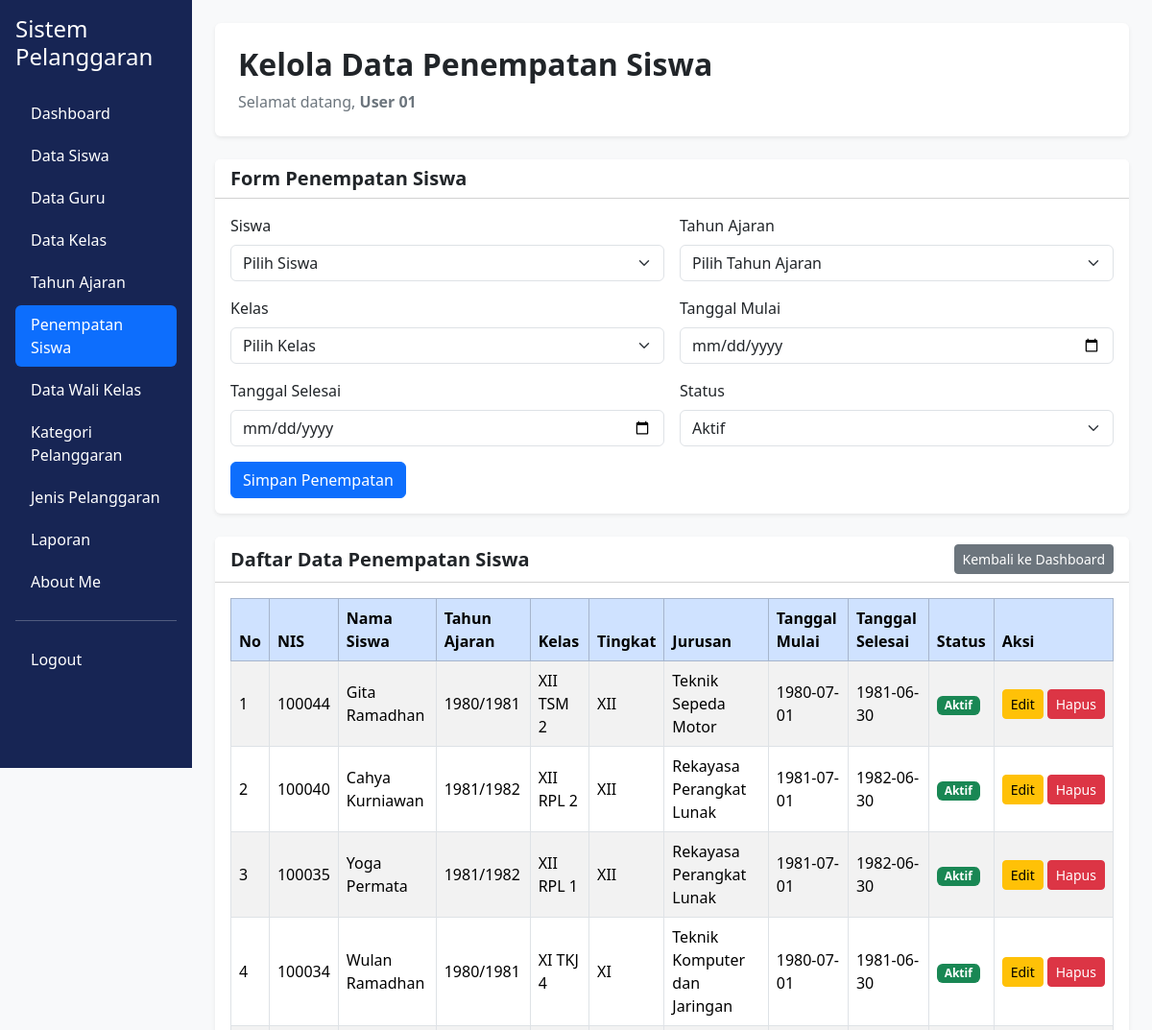
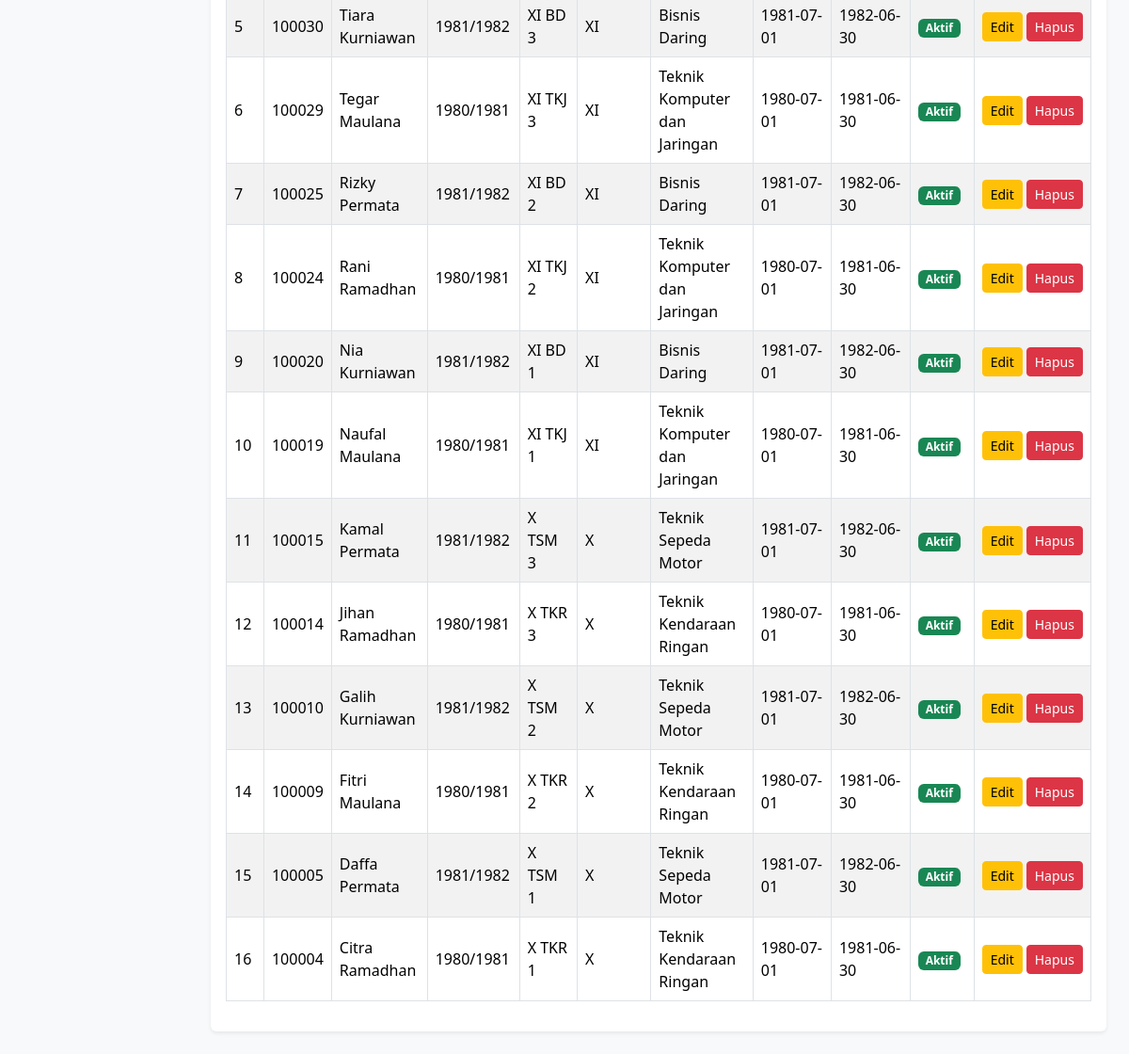
/data_penempatan_siswa.php (signed in), run on the app's committed database (2 pictures, top to bottom).
### tables this page shows
CREATE TABLE `t_kelas_siswa` (
  `id` int(11) NOT NULL,
  `siswa_id` int(11) NOT NULL,
  `tahun_ajaran_id` int(11) NOT NULL,
  `kelas_id` int(11) NOT NULL,
  `tanggal_mulai` date NOT NULL,
  `tanggal_selesai` date NOT NULL,
  `status_aktif` tinyint(1) NOT NULL,
  `created_at` timestamp NOT NULL DEFAULT current_timestamp(),
  `updated_at` timestamp NOT NULL DEFAULT current_timestamp()
);

CREATE TABLE `t_siswa` (
  `id` int(11) NOT NULL,
  `nis` varchar(30) NOT NULL,
  `nisn` varchar(20) NOT NULL,
  `nama` varchar(150) NOT NULL,
  `jenis_kelamin` char(1) NOT NULL,
  `tanggal_lahir` date NOT NULL,
  `alamat` text NOT NULL,
  `status_aktif` tinyint(1) NOT NULL,
  `created_at` timestamp NOT NULL DEFAULT current_timestamp(),
  `updated_at` timestamp NULL DEFAULT current_timestamp()
);

CREATE TABLE `t_tahun_ajaran` (
  `id` int(11) NOT NULL,
  `nama` varchar(20) NOT NULL,
  `tanggal_mulai` date NOT NULL,
  `tanggal_selesai` date NOT NULL,
  `status_aktif` tinyint(1) NOT NULL,
  `created_at` timestamp NOT NULL DEFAULT current_timestamp(),
  `updated_at` timestamp NOT NULL DEFAULT current_timestamp()
);

CREATE TABLE `t_kelas` (
  `id` int(11) NOT NULL,
  `nama` varchar(100) NOT NULL,
  `tingkat` varchar(20) NOT NULL,
  `jurusan` varchar(100) NOT NULL,
  `status_aktif` tinyint(1) NOT NULL,
  `created_at` timestamp NOT NULL DEFAULT current_timestamp(),
  `updated_at` timestamp NOT NULL DEFAULT current_timestamp()
);

### data_penempatan_siswa.php (the view, shortened to what this page needs)
<?php
include 'config/koneksi.php';
$name = $_SESSION['name'] ?? 'Admin';
$halaman = basename($_SERVER['PHP_SELF']);
$sql = "
    SELECT
        ks.id,
        s.nis,
        s.nama AS nama_siswa,
        ta.nama AS tahun_ajaran,
        k.nama AS nama_kelas,
        k.tingkat,
        k.jurusan,
        ks.tanggal_mulai,
        ks.tanggal_selesai,
        ks.status_aktif
    FROM t_kelas_siswa ks
    LEFT JOIN t_siswa s ON ks.siswa_id = s.id
    LEFT JOIN t_tahun_ajaran ta ON ks.tahun_ajaran_id = ta.id
    LEFT JOIN t_kelas k ON ks.kelas_id = k.id
    ORDER BY ks.id DESC
";
$hasil = mysqli_query($koneksi, $sql);
?>
<!DOCTYPE html>
<html lang="id">
<head>
    <link href="https://cdn.jsdelivr.net/npm/bootstrap@5.3.8/dist/css/bootstrap.min.css"
          rel="stylesheet">
    <link rel="stylesheet"
          href="https://cdn.datatables.net/3.1.4/css/dataTables.dataTables.min.css">
</head>
<body class="bg-light">
<div class="container-fluid">
    <div class="row">
        <div class="col-md-3 col-lg-2 position-fixed top-0 start-0 vh-100 p-3 overflow-auto"
             style="background-color: #172554;">
            <h4 class="text-white mb-4">Sistem Pelanggaran</h4>
            <ul class="nav nav-pills flex-column gap-1">
                <li class="nav-item">
                    <a href="dashboard.php" class="nav-link text-white">
                        Dashboard
                    </a>
                </li>
                <li class="nav-item">
                    <a href="data_siswa.php" class="nav-link text-white">
                        Data Siswa
                    </a>
                </li>
                <li class="nav-item">
                    <a href="data_guru.php" class="nav-link text-white">
                        Data Guru
                    </a>
                </li>
                <li class="nav-item">
                    <a href="data_kelas.php" class="nav-link text-white">
                        Data Kelas
                    </a>
                </li>
                <li class="nav-item">
                    <a href="data_tahun_ajaran.php" class="nav-link text-white">
                        Tahun Ajaran
                    </a>
                </li>
                <li class="nav-item">
                    <a href="data_penempatan_siswa.php"
                       class="nav-link <?= $halaman == 'data_penempatan_siswa.php' ? 'active' : 'text-white'; ?>">
                        Penempatan Siswa
                    </a>
                </li>
                <li class="nav-item">
                    <a href="data_wali_kelas.php" class="nav-link text-white">
                        Data Wali Kelas
                    </a>
                </li>
                <li class="nav-item">
                    <a href="data_kategori_pelanggaran.php" class="nav-link text-white">
                        Kategori Pelanggaran
                    </a>
                </li>
                <li class="nav-item">
                    <a href="data_jenis_pelanggaran.php" class="nav-link text-white">
                        Jenis Pelanggaran
                    </a>
                </li>
                <li class="nav-item">
                    <a href="laporan.php" class="nav-link text-white">
                        Laporan
                    </a>
                </li>
                <li class="nav-item">
                    <a href="about_me.php" class="nav-link text-white">
                        About Me
                    </a>
                </li>
                <hr class="border-white">
                <li class="nav-item">
                    <a href="logout.php" class="nav-link text-white">
                        Logout
                    </a>
                </li>
            </ul>
        </div>
        <main class="col-md-9 col-lg-10 offset-md-3 offset-lg-2 p-4">
            <div class="bg-white rounded shadow-sm p-4 mb-4">
                <h2 class="fw-bold">Kelola Data Penempatan Siswa</h2>
                <p class="text-secondary mb-0">
                    Selamat datang,
                    <b><?= htmlspecialchars($name); ?></b>
                </p>
            </div>
            <div class="card shadow-sm border-0 mb-4">
                <div class="card-header bg-white">
                    <h5 class="mb-0 fw-bold">Form Penempatan Siswa</h5>
                </div>
                <div class="card-body">
                    <form action="proses_simpan_penempatan.php" method="POST">
                        <div class="row g-3">
                            <div class="col-md-6">
                                <label class="form-label">Siswa</label>
                                <select name="siswa_id" class="form-select" required>
                                    <option value="">Pilih Siswa</option>
                                </select>
                            </div>
                            <div class="col-md-6">
                                <label class="form-label">Tahun Ajaran</label>
                                <select name="tahun_ajaran_id" class="form-select" required>
                                    <option value="">Pilih Tahun Ajaran</option>
                                </select>
                            </div>
                            <div class="col-md-6">
                                <label class="form-label">Kelas</label>
                                <select name="kelas_id" class="form-select" required>
                                    <option value="">Pilih Kelas</option>
                                </select>
                            </div>
                            <div class="col-md-6">
                                <label class="form-label">Tanggal Mulai</label>
                                <input type="date"
                                       name="tanggal_mulai"
                                       class="form-control"
                                       required>
                            </div>
                            <div class="col-md-6">
                                <label class="form-label">Tanggal Selesai</label>
                                <input type="date"
                                       name="tanggal_selesai"
                                       class="form-control"
                                       required>
                            </div>
                            <div class="col-md-6">
                                <label class="form-label">Status</label>
                                <select name="status_aktif" class="form-select" required>
                                    <option value="1">Aktif</option>
                                </select>
                            </div>
                            <div class="col-12">
                                <button type="submit" class="btn btn-primary">
                                    Simpan Penempatan
                                </button>
                            </div>
                        </div>
                    </form>
                </div>
            </div>
            <div class="card shadow-sm border-0">
                <div class="card-header bg-white">
                    <div class="d-flex justify-content-between align-items-center flex-wrap gap-2">
                        <h5 class="mb-0 fw-bold">Daftar Data Penempatan Siswa</h5>
                        <a href="dashboard.php" class="btn btn-secondary btn-sm">
                            Kembali ke Dashboard
                        </a>
                    </div>
                </div>
                <div class="card-body">
                    <div class="table-responsive">
                        <table id="tabelPenempatan"
                               class="table table-bordered table-striped table-hover align-middle">
                            <thead class="table-primary">
                                <tr>
                                    <th>No</th>
                                    <th>NIS</th>
                                    <th>Nama Siswa</th>
                                    <th>Tahun Ajaran</th>
                                    <th>Kelas</th>
                                    <th>Tingkat</th>
                                    <th>Jurusan</th>
                                    <th>Tanggal Mulai</th>
                                    <th>Tanggal Selesai</th>
                                    <th>Status</th>
                                    <th>Aksi</th>
                                </tr>
                            </thead>
                            <tbody>
                                <?php
                                $no = 1;
                                if ($hasil && mysqli_num_rows($hasil) > 0) {
                                    while ($row = mysqli_fetch_assoc($hasil)) {
                                ?>
                                <tr>
                                    <td><?= $no++; ?></td>
                                    <td>
                                        <?= htmlspecialchars($row['nis'] ?? '-'); ?>
                                    </td>
                                    <td>
                                        <?= htmlspecialchars($row['nama_siswa'] ?? '-'); ?>
                                    </td>
                                    <td>
                                        <?= htmlspecialchars($row['tahun_ajaran'] ?? '-'); ?>
                                    </td>
                                    <td>
                                        <?= htmlspecialchars($row['nama_kelas'] ?? '-'); ?>
                                    </td>
                                    <td>
                                        <?= htmlspecialchars($row['tingkat'] ?? '-'); ?>
                                    </td>
                                    <td>
                                        <?= htmlspecialchars($row['jurusan'] ?? '-'); ?>
                                    </td>
                                    <td>
                                        <?= htmlspecialchars($row['tanggal_mulai'] ?? '-'); ?>
                                    </td>
                                    <td>
                                        <?= htmlspecialchars($row['tanggal_selesai'] ?? '-'); ?>
                                    </td>
                                    <td>
                                        <?php if (($row['status_aktif'] ?? 0) == 1) { ?>
                                            <span class="badge bg-success">Aktif</span>
                                        <?php } else { ?>
                                            <span class="badge bg-secondary">Tidak Aktif</span>
                                        <?php } ?>
                                    </td>
                                    <td>
                                        <div class="d-flex gap-1">
                                            <a href="edit_penempatan_siswa.php?id=<?= (int) $row['id']; ?>"
                                               class="btn btn-warning btn-sm">
                                                Edit
                                            </a>
                                            <a href="hapus_penempatan_siswa.php?id=<?= (int) $row['id']; ?>"
                                               class="btn btn-danger btn-sm"
                                               onclick="return confirm('Yakin ingin menghapus data penempatan siswa ini?')">
                                                Hapus
                                            </a>
                                        </div>
                                    </td>
                                </tr>
                                <?php
                                    }
                                } ?>
                            </tbody>
                        </table>
                    </div>
                </div>
            </div>
        </main>
    </div>
</div>
</body>
</html>

### data on the page
t_kelas_siswa: siswa.nis "100044", siswa.nama "Gita Ramadhan", tahun_ajaran.nama "1980/1981", kelas.nama "XII TSM 2", kelas.tingkat "XII", kelas.jurusan "Teknik Sepeda Motor", tanggal_mulai "1980-07-01", tanggal_selesai "1981-06-30", status_aktif "Aktif"
t_kelas_siswa: siswa.nis "100040", siswa.nama "Cahya Kurniawan", tahun_ajaran.nama "1981/1982", kelas.nama "XII RPL 2", kelas.tingkat "XII", kelas.jurusan "Rekayasa Perangkat Lunak", tanggal_mulai "1981-07-01", tanggal_selesai "1982-06-30", status_aktif "Aktif"
t_kelas_siswa: siswa.nis "100035", siswa.nama "Yoga Permata", tahun_ajaran.nama "1981/1982", kelas.nama "XII RPL 1", kelas.tingkat "XII", kelas.jurusan "Rekayasa Perangkat Lunak", tanggal_mulai "1981-07-01", tanggal_selesai "1982-06-30", status_aktif "Aktif"
t_kelas_siswa: siswa.nis "100034", siswa.nama "Wulan Ramadhan", tahun_ajaran.nama "1980/1981", kelas.nama "XI TKJ 4", kelas.tingkat "XI", kelas.jurusan "Teknik Komputer dan Jaringan", tanggal_mulai "1980-07-01", tanggal_selesai "1981-06-30", status_aktif "Aktif"
t_kelas_siswa: siswa.nis "100030", siswa.nama "Tiara Kurniawan", tahun_ajaran.nama "1981/1982", kelas.nama "XI BD 3", kelas.tingkat "XI", kelas.jurusan "Bisnis Daring", tanggal_mulai "1981-07-01", tanggal_selesai "1982-06-30", status_aktif "Aktif"
t_kelas_siswa: siswa.nis "100029", siswa.nama "Tegar Maulana", tahun_ajaran.nama "1980/1981", kelas.nama "XI TKJ 3", kelas.tingkat "XI", kelas.jurusan "Teknik Komputer dan Jaringan", tanggal_mulai "1980-07-01", tanggal_selesai "1981-06-30", status_aktif "Aktif"
t_kelas_siswa: siswa.nis "100025", siswa.nama "Rizky Permata", tahun_ajaran.nama "1981/1982", kelas.nama "XI BD 2", kelas.tingkat "XI", kelas.jurusan "Bisnis Daring", tanggal_mulai "1981-07-01", tanggal_selesai "1982-06-30", status_aktif "Aktif"
t_kelas_siswa: siswa.nis "100024", siswa.nama "Rani Ramadhan", tahun_ajaran.nama "1980/1981", kelas.nama "XI TKJ 2", kelas.tingkat "XI", kelas.jurusan "Teknik Komputer dan Jaringan", tanggal_mulai "1980-07-01", tanggal_selesai "1981-06-30", status_aktif "Aktif"
t_kelas_siswa: siswa.nis "100020", siswa.nama "Nia Kurniawan", tahun_ajaran.nama "1981/1982", kelas.nama "XI BD 1", kelas.tingkat "XI", kelas.jurusan "Bisnis Daring", tanggal_mulai "1981-07-01", tanggal_selesai "1982-06-30", status_aktif "Aktif"
t_kelas_siswa: siswa.nis "100019", siswa.nama "Naufal Maulana", tahun_ajaran.nama "1980/1981", kelas.nama "XI TKJ 1", kelas.tingkat "XI", kelas.jurusan "Teknik Komputer dan Jaringan", tanggal_mulai "1980-07-01", tanggal_selesai "1981-06-30", status_aktif "Aktif"
t_kelas_siswa: siswa.nis "100015", siswa.nama "Kamal Permata", tahun_ajaran.nama "1981/1982", kelas.nama "X TSM 3", kelas.tingkat "X", kelas.jurusan "Teknik Sepeda Motor", tanggal_mulai "1981-07-01", tanggal_selesai "1982-06-30", status_aktif "Aktif"
t_kelas_siswa: siswa.nis "100014", siswa.nama "Jihan Ramadhan", tahun_ajaran.nama "1980/1981", kelas.nama "X TKR 3", kelas.tingkat "X", kelas.jurusan "Teknik Kendaraan Ringan", tanggal_mulai "1980-07-01", tanggal_selesai "1981-06-30", status_aktif "Aktif"
t_kelas_siswa: siswa.nis "100010", siswa.nama "Galih Kurniawan", tahun_ajaran.nama "1981/1982", kelas.nama "X TSM 2", kelas.tingkat "X", kelas.jurusan "Teknik Sepeda Motor", tanggal_mulai "1981-07-01", tanggal_selesai "1982-06-30", status_aktif "Aktif"
t_kelas_siswa: siswa.nis "100009", siswa.nama "Fitri Maulana", tahun_ajaran.nama "1980/1981", kelas.nama "X TKR 2", kelas.tingkat "X", kelas.jurusan "Teknik Kendaraan Ringan", tanggal_mulai "1980-07-01", tanggal_selesai "1981-06-30", status_aktif "Aktif"
t_kelas_siswa: siswa.nis "100005", siswa.nama "Daffa Permata", tahun_ajaran.nama "1981/1982", kelas.nama "X TSM 1", kelas.tingkat "X", kelas.jurusan "Teknik Sepeda Motor", tanggal_mulai "1981-07-01", tanggal_selesai "1982-06-30", status_aktif "Aktif"
t_kelas_siswa: siswa.nis "100004", siswa.nama "Citra Ramadhan", tahun_ajaran.nama "1980/1981", kelas.nama "X TKR 1", kelas.tingkat "X", kelas.jurusan "Teknik Kendaraan Ringan", tanggal_mulai "1980-07-01", tanggal_selesai "1981-06-30", status_aktif "Aktif"

### other printed values
$name "User 01"
